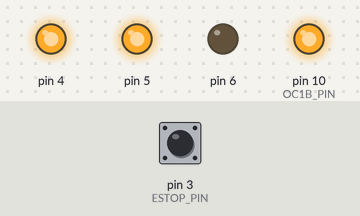
Recording of a program running on a simulated Arduino Nano, built with avr-gcc and run on an emulated ATmega328P. On the bench: output pins drawn as LEDs (lit = HIGH). Dashed ring = blinking. The test bench sets the inputs (shaded band); at power-on: pin 3 (ESTOP_PIN) HIGH. What the program prints to the serial monitor is not drawn.

Above: at 1.2 s.
1.3 s: pin 3 (ESTOP_PIN) pulled LOW for 0.15 s
At 1.8 s:
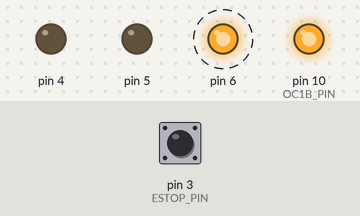
4.4 s: pin 3 (ESTOP_PIN) pulled LOW for 3.2 s
At 8.4 s:
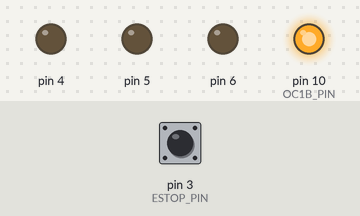
Timing chart, 0 to 15.1 s (numbered marks = the images above; inputs shaded):
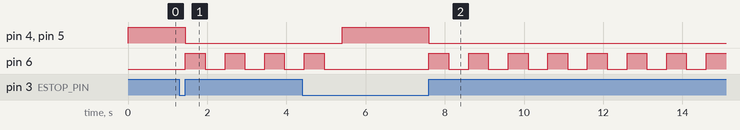

The program:

main.cpp
```cpp
#include <Arduino.h>
#include <SPI.h>
#include "Relay.h"
#include "Button.h"

/*
Cases that trip bps:
Estop
overvoltage and overcurrent
100A
-20A Charging current
Any module over 4.2 volts
Any module under 2.5 volts
*/

uint8_t battery_t = {};

Relay contactorPrecharge(4, Relay::ACTIVE_HIGH);
Relay contactorPower(5, Relay::ACTIVE_HIGH);
Relay faultIndicator(6, Relay::ACTIVE_HIGH);

constexpr uint8_t ESTOP_PIN = 3;
constexpr uint16_t ESTOP_RESET_DEBOUNCE = 1000;
static unsigned long estopLowSince = 0;

volatile bool estopTripped = false;
bool bpsFaultState = false;
bool onOffState {};


void eStopISR() {
  estopTripped = true;
}

enum StartupState { IDLE, PRECHARGING, WAITING, RUNNING } state = IDLE;
unsigned long stateT0 = 0;

const unsigned long INTERVAL = 5000;
int fanSpeed;
int temperature;
unsigned long now;
unsigned long prevReadTime = 0;
int fanCurve[10] = {33, 35, 37, 39, 41, 43, 45, 47, 49, 51};

const byte OC1A_PIN = 9;
const byte OC1B_PIN = 10;

const word PWM_FREQ_HZ = 25000; //Adjust this value to adjust the frequency
const word TCNT1_TOP = 16000000/(2*PWM_FREQ_HZ);

void setPwmDuty(byte duty) {
  OCR1A = (word) (duty*TCNT1_TOP)/100;
}

void setup() {

  // initalize relays
  contactorPrecharge.begin();
  contactorPower.begin();
  faultIndicator.begin();

  // attach estop isr
  pinMode(ESTOP_PIN, INPUT_PULLUP);
  attachInterrupt(digitalPinToInterrupt(ESTOP_PIN), eStopISR, RISING);


  Serial.begin(115200);
  while (!Serial);
  Serial.println("Booted");
  SPI.begin();
}

void loop() {
  bpsFaultState = false;

  if (estopTripped) {
    contactorPrecharge.open();
    contactorPower.open();
    Serial.println("E-Stop Tripped");
    bpsFaultState = estopTripped;
  }
  static unsigned long ledT0 = 0;

  if (bpsFaultState) {


      if (millis() - ledT0 >= 500) {
          faultIndicator.toggle();
          ledT0 = millis();
      }

      if (digitalRead(ESTOP_PIN) == LOW) {
          if (estopLowSince == 0) {
              estopLowSince = millis();
          } else if (millis() - estopLowSince > ESTOP_RESET_DEBOUNCE) {

              bpsFaultState = false;
              estopTripped = false;
              estopLowSince = 0;
              faultIndicator.open();


              contactorPower.open();
              contactorPrecharge.open();

              state = IDLE;
              Serial.println(F("E-Stop reset – back to IDLE"));
          }
      } else {
          estopLowSince = 0;
      }
      return;
  } else {
      faultIndicator.open();
  }

  switch (state) {


    case IDLE:

      if (contactorPrecharge.isOpen() &&
          contactorPower.isOpen() &&
          !bpsFaultState)
      {

        state = PRECHARGING;
      }

      break;

    case PRECHARGING:

      contactorPower.open();

      contactorPrecharge.close();
      Serial.println("Precharge Contactor Closed");

      stateT0 = millis();
      contactorPower.close();
      state = WAITING;

    case WAITING:

      if (millis() - stateT0 >= 5000) {
        contactorPrecharge.open();
        delay(500);
        Serial.println("Precharge Contactor Opened");
        Serial.println("Ready");
        state = RUNNING;
      }

      break;

    case RUNNING:

      break;
  }
}
```

Button.h
```cpp
#ifndef BUTTON_H
#define BUTTON_H

#include <Arduino.h>

class Button {
public:
    enum Mode : uint8_t { PULLUP, PULLDOWN };
    enum Behavior : uint8_t { MOMENTARY, TOGGLE };

    Button(uint8_t  pin,
           Mode     mode      = PULLUP,
           Behavior behavior  = MOMENTARY,
           uint16_t debounce  = 20,
           bool     initLatch = false);

    void begin();
    void update();

    // Queries
    bool fell() const;
    bool rose() const;
    bool isPressed() const;
    bool isReleased() const;
    bool latched() const;

    operator bool() const;

private:
    inline bool _read() const;
    inline bool _pressed(bool level) const;

    uint8_t  _pin;
    Mode     _mode;
    Behavior _behavior;
    uint16_t _debounce;

    bool     _raw        = false;
    bool     _stable     = false;
    uint32_t _lastChange = 0;
    bool     _fell       = false;
    bool     _rose       = false;
    bool     _latched    = false;
};

#endif // BUTTON_H
```

Relay.h
```cpp
#ifndef RELAY_H
#define RELAY_H

#include <Arduino.h>

class Relay {
public:
    enum Polarity : uint8_t { ACTIVE_HIGH, ACTIVE_LOW };

    Relay(uint8_t pin, Polarity pol = ACTIVE_HIGH);

    void begin();
    void close();
    void open();
    void toggle();

    bool isClosed() const;
    bool isOpen() const;
    unsigned long lastChange() const;

private:
    const uint8_t  _pin;
    const Polarity _pol;

    bool           _closed  = false;
    unsigned long  _tLast   = 0;

    uint8_t _activeLevel() const;
    uint8_t _inactiveLevel() const;
    void _write(bool wantClosed);
};

#endif // RELAY_H
```

Button.cpp
```cpp
#include "Button.h"

Button::Button(uint8_t  pin,
               Mode     mode,
               Behavior behavior,
               uint16_t debounce,
               bool     initLatch)
    : _pin(pin),
      _mode(mode),
      _behavior(behavior),
      _debounce(debounce),
      _latched(initLatch) {}

void Button::begin() {
    pinMode(_pin, _mode == PULLUP ? INPUT_PULLUP : INPUT);
    _raw         = _read();
    _stable      = _raw;
    _lastChange  = millis();
}

void Button::update() {
    bool now = _read();

    if (now != _raw) {
        _raw        = now;
        _lastChange = millis();
    }

    if ((millis() - _lastChange) >= _debounce && now != _stable) {
        _stable = now;
        _fell   =  _pressed(_stable);
        _rose   = !_fell;

        if (_behavior == TOGGLE && _fell)
            _latched = !_latched;
    } else {
        _fell = _rose = false;
    }
}

bool Button::fell() const {
    return _fell;
}

bool Button::rose() const {
    return _rose;
}

bool Button::isPressed() const {
    return _pressed(_stable);
}

bool Button::isReleased() const {
    return !_pressed(_stable);
}

bool Button::latched() const {
    return _latched;
}

Button::operator bool() const {
    return _latched;
}

inline bool Button::_read() const {
    return digitalRead(_pin);
}

inline bool Button::_pressed(bool level) const {
    return _mode == PULLUP ? !level : level;
}
```

Relay.cpp
```cpp
#include "Relay.h"

Relay::Relay(uint8_t pin, Polarity pol)
    : _pin(pin), _pol(pol) {}

void Relay::begin() {
    pinMode(_pin, OUTPUT);
    digitalWrite(_pin, _inactiveLevel());
}

void Relay::close() {
    _write(true);
}

void Relay::open() {
    _write(false);
}

void Relay::toggle() {
    _write(!_closed);
}

bool Relay::isClosed() const {
    return _closed;
}

bool Relay::isOpen() const {
    return !_closed;
}

unsigned long Relay::lastChange() const {
    return _tLast;
}

uint8_t Relay::_activeLevel() const {
    return _pol == ACTIVE_HIGH ? HIGH : LOW;
}

uint8_t Relay::_inactiveLevel() const {
    return _pol == ACTIVE_HIGH ? LOW : HIGH;
}

void Relay::_write(bool wantClosed) {
    if (wantClosed == _closed) return;
    digitalWrite(_pin, wantClosed ? _activeLevel() : _inactiveLevel());
    _closed = wantClosed;
    _tLast = millis();
}
```

Measured:
- after the input at 1.3 s, pin 4, pin 5: HIGH → LOW after 0.15 s; pin 6: alternates HIGH for 0.50 s and LOW for 0.50 s, starting after 0.15 s
- after the input at 4.4 s, pin 4, pin 5: LOW → HIGH after 1.0 s, → LOW 2.2 s later
